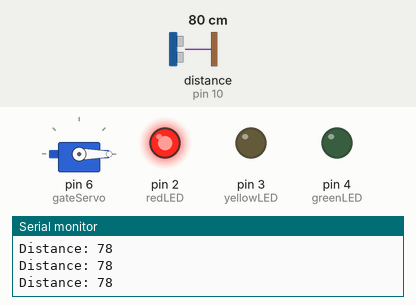
A sketch run on a simulated Arduino Uno, built with avr-gcc and run on an emulated ATmega328P. Parts: servo, output pins drawn as LEDs (lit = HIGH), the last lines printed to the serial monitor. Wiring (inferred from the names in the program): ultrasonic range finder: trigger pin 9; echo pin 10. The inputs (shaded band) are chosen by the test bench; at power-on: distance to the obstacle (sensor on pin 10) 80 cm. The echo pulse lasts 58.3 µs per cm; pins used as bus, display or sensor lines are not drawn.

Above: at 1.2 s.
1.3 s: distance to the obstacle (sensor on pin 10) set to 17 cm
2.8 s: distance to the obstacle (sensor on pin 10) set to 13 cm
At 3.5 s:
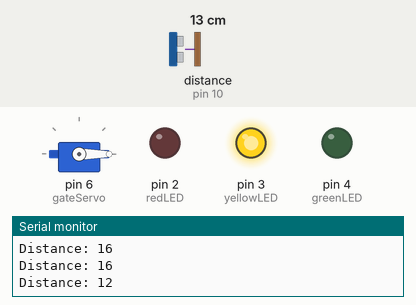
At 4.3 s:
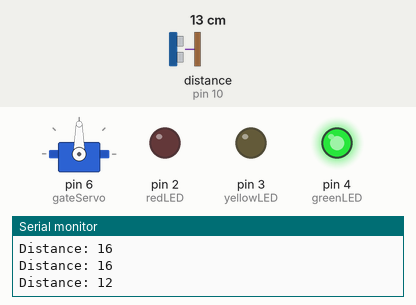
Timing chart, 0 to 11.3 s (numbered marks = the images above; inputs shaded):
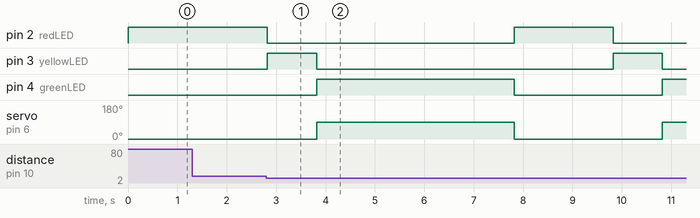

Measured:
- the behaviour switches between 16 and 15 cm on distance to the obstacle (sensor on pin 10) (found by bisection; images 0 and 1)
- after the input at 2.8 s, pin 2 (redLED): HIGH → LOW at once, → HIGH 5.0 s later, → LOW 2.0 s later; pin 3 (yellowLED): alternates HIGH for 1.0 s and LOW for 6.0 s, starting at once; pin 4 (greenLED): LOW → HIGH after 1.0 s, → LOW 4.0 s later, → HIGH 3.0 s later; servo on pin 6 (gateServo): 0° → 90° after 1.0 s, → 0° 4.0 s later, → 90° 3.0 s later

The sketch:

Automatic_Traffic_Gate.ino
```cpp
#include <Servo.h>

Servo gateServo;

int trigPin = 9;
int echoPin = 10;

int redLED = 2;
int yellowLED = 3;
int greenLED = 4;

long duration;
int distance;

void setup() {
  pinMode(trigPin, OUTPUT);
  pinMode(echoPin, INPUT);

  pinMode(redLED, OUTPUT);
  pinMode(yellowLED, OUTPUT);
  pinMode(greenLED, OUTPUT);

  gateServo.attach(6);

  Serial.begin(9600);

  // Initial state
  gateServo.write(0); // gate closed
  digitalWrite(redLED, HIGH);
}

void loop() {

  // Send ultrasonic pulse
  digitalWrite(trigPin, LOW);
  delayMicroseconds(2);
  digitalWrite(trigPin, HIGH);
  delayMicroseconds(10);
  digitalWrite(trigPin, LOW);

  // Read echo
  duration = pulseIn(echoPin, HIGH);
  distance = duration * 0.034 / 2;

  Serial.print("Distance: ");
  Serial.println(distance);

  // Vehicle detected
  if (distance > 0 && distance < 15) {

    // Yellow ON (warning)
    digitalWrite(redLED, LOW);
    digitalWrite(yellowLED, HIGH);
    digitalWrite(greenLED, LOW);
    delay(1000);

    // Open gate
    gateServo.write(90);

    // Green ON
    digitalWrite(yellowLED, LOW);
    digitalWrite(greenLED, HIGH);

    delay(4000); // vehicle pass time

    // Close gate
    gateServo.write(0);

    // Red ON again
    digitalWrite(greenLED, LOW);
    digitalWrite(redLED, HIGH);

    delay(2000);
  }
}
```
